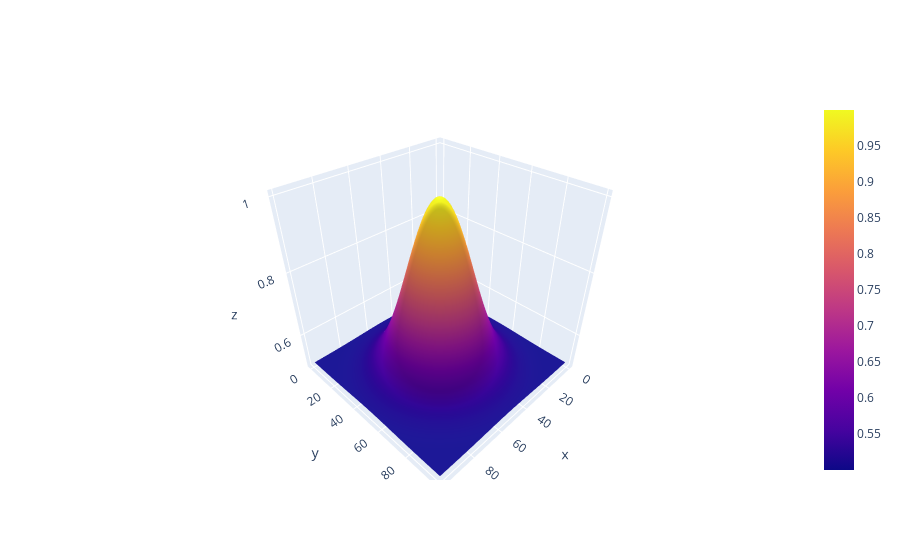
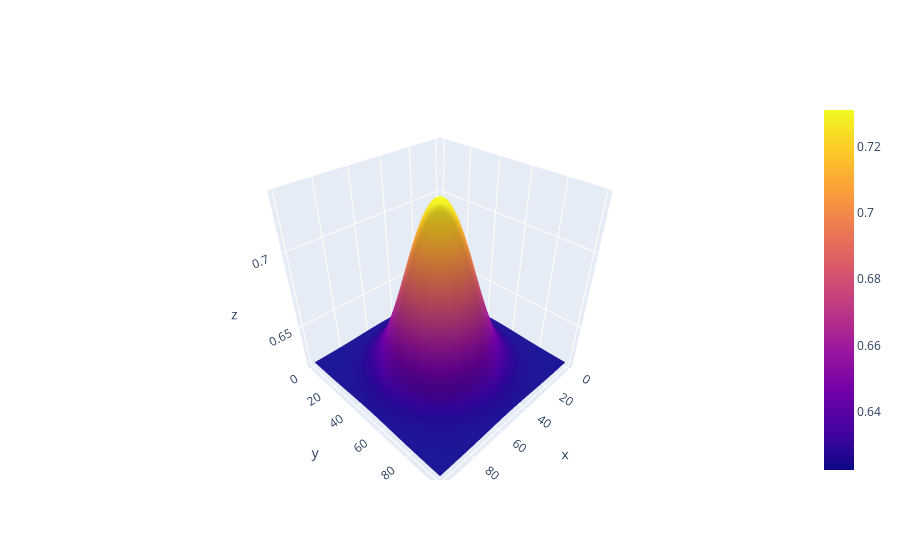

Notebook code for these charts, in order:
### Code cell
plot_gaussian_py(.5)

### Figure 1 — Plotly figure (JSON) as saved in the notebook; plotly's stock layout.template omitted (floating-point values rounded to 4 significant figures; data arrays with more than 128 entries replaced by an {"elided": "..."} marker saying what was removed)
{"data": [{"type": "surface", "z": {"elided": "100x100 float values"}}], "layout": {}}

### Figure 2 — Plotly figure (JSON) as saved in the notebook; plotly's stock layout.template omitted (floating-point values rounded to 4 significant figures; data arrays with more than 128 entries replaced by an {"elided": "..."} marker saying what was removed)
{"data": [{"type": "surface", "z": {"elided": "100x100 float values"}}], "layout": {}}
